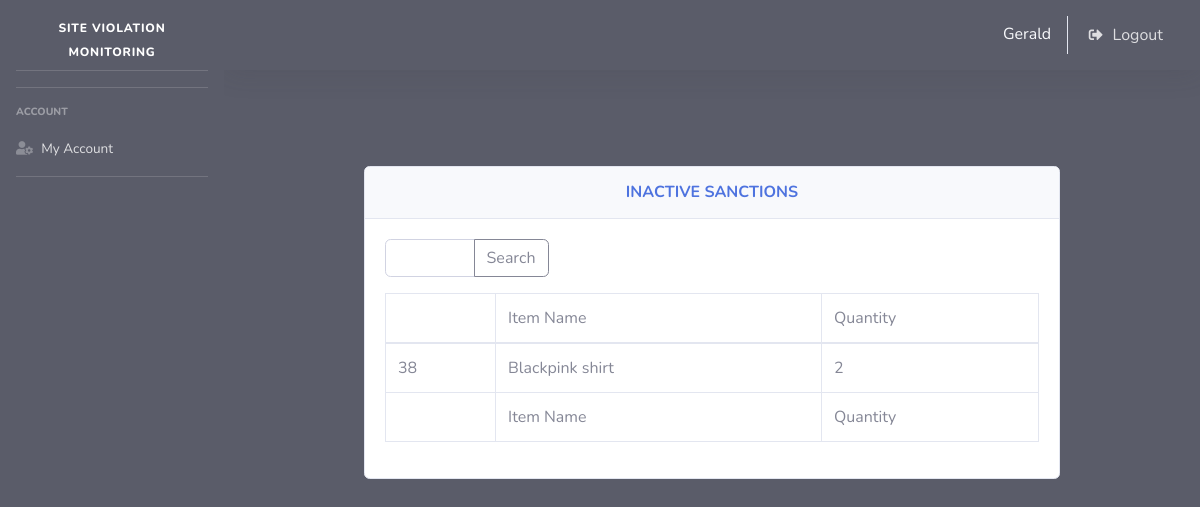
The page /sanc_inactive_manage.php (signed in) on the database its author committed.
### tables this page shows
CREATE TABLE `sanctions` (
  `sanction_id` int(11) NOT NULL,
  `sanction_name` text NOT NULL,
  `quantity` int(11) NOT NULL,
  `status` int(11) NOT NULL
);

### perfect_function.php (called while the page is built, shortened)
<?php
function getConnection()
{
	$servername = "localhost";
	$username = "root";
	$password = "";
	$dbname = "site_violation2";
	$conn = new mysqli($servername, $username, $password, $dbname);
	return $conn;
}
function get_where_custom($table_name, $column, $value)
{
	$conn = getConnection();
	$sql = "SELECT * FROM $table_name where ".$column."='".$value."'";
	$result = $conn->query($sql);
	return $result;
}
?>

### sanc_inactive_manage.php (the view, shortened to what this page needs)
<?php
include "header.php";
include "perfect_function.php";
?>
<div align=center>
<br>
<br><br>
<div class="card w-75">
            <div class="card-header py-3">
              <h6 class="m-0 font-weight-bold text-primary">INACTIVE SANCTIONS</h6>
            </div>
            <div class="card-body">
            <form method="post" action="sanc_inactive_search.php">
                    <div class="input-group mb-3 w-25" style="float: left;">
                    <input type="text" class="form-control" placeholder="" name="search" autocomplete="off" required>
                        <div class="input-group-append">
                            <button class="btn btn-outline-secondary" type="submit" id="button-addon2">Search</button>
                        </div>
                        </div>
                </form>
              <div class="table-responsive">
                <table class="table table-bordered" id="dataTable" width="100%" cellspacing="0">
    <thead>
    <tr>
        <td>&nbsp;</td>
        <td>Item Name</td>
        <td>Quantity</td>
    </tr>
    </thead>
    <tfoot>
    <tr>
        <td>&nbsp;</td>
        <td>Item Name</td>
        <td>Quantity</td>
    </tr>
    </tfoot>
    <tbody>
    <?php
        $table_name="sanctions";
        $column = "status";
        $condition=1;
        $get_userData = get_where_custom($table_name, $column, $condition);
        foreach ($get_userData as $key => $row) {
            $sanction_id=$row['sanction_id'];
            $sanction_name=$row['sanction_name'];
            $quantity=$row['quantity'];
    ?>
    <tr>
        <td><?= $sanction_id ?></td>
        <td><?= $sanction_name ?></td>
        <td><?= $quantity ?></td>
    </tr>
        <?php   }   ?>
    </tbody>
</table>
</div>
</div>
</div>

### rows shown on the page
sanctions: sanction_id "38", sanction_name "Blackpink shirt", quantity "2"

### other values the page prints
$_SESSION['firstlast'] "Gerald"
